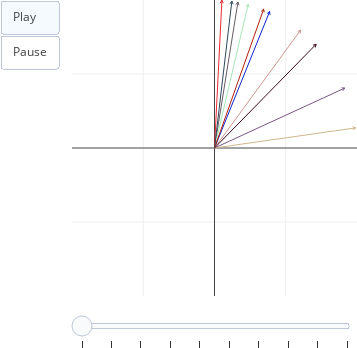

Here is the notebook cell this chart was saved with:
### Markdown cell above
Note que as multiplicações por $A$ fazem o módulo dos vetores aumentar indefinidamente, *mas a direção converge*. Para deixar isso mais claro, vamos normalizar depois de multiplicar.

### Code cell
# normaliza um vetor
def normalize(a):
    return a / np.linalg.norm(a)


# versores positivos e cores aleatórias
pairs = []
colors = []
for i in range(NUM_PAIRS):
    pairs.append(random_pair())
    colors.append(random_color())

frames = []

for i in range(NUM_FRAMES):
    frames.append(ep.frame_vectors(pairs, colors))

    # multiplica cada vetor por A e normaliza
    pairs = [normalize(A.dot(pair)) for pair in pairs]

ep.show_animation(frames, xrange=[-1, 1], yrange=[-1, 1])

### Figure 1 — Plotly figure (JSON) as saved in the notebook; plotly's stock layout.template omitted (floating-point values rounded to 4 significant figures)
{"data": [{"hoverinfo": "none", "line": {"color": "rgb(123, 86, 134)", "width": 1}, "mode": "lines", "x": [0, 0.9143, null, 0.9143, 0.9006, null, 0.9143, 0.8918, null], "y": [0, 0.4049, null, 0.4049, 0.387, null, 0.4049, 0.4068, null]}, {"hoverinfo": "none", "line": {"color": "rgb(100, 92, 100)", "width": 1}, "mode": "lines", "x": [0, 0.1646, null, 0.1646, 0.172, null, 0.1646, 0.1506, null], "y": [0, 0.9864, null, 0.9864, 0.965, null, 0.9864, 0.9685, null]}, {"hoverinfo": "none", "line": {"color": "rgb(14, 39, 210)", "width": 1}, "mode": "lines", "x": [0, 0.3869, null, 0.3869, 0.3892, null, 0.3869, 0.3692, null], "y": [0, 0.9221, null, 0.9221, 0.8996, null, 0.9221, 0.908, null]}, {"hoverinfo": "none", "line": {"color": "rgb(168, 231, 186)", "width": 1}, "mode": "lines", "x": [0, 0.2363, null, 0.2363, 0.2421, null, 0.2363, 0.221, null], "y": [0, 0.9717, null, 0.9717, 0.9498, null, 0.9717, 0.9549, null]}, {"hoverinfo": "none", "line": {"color": "rgb(208, 183, 141)", "width": 1}, "mode": "lines", "x": [0, 0.9907, null, 0.9907, 0.9725, null, 0.9907, 0.9696, null], "y": [0, 0.1359, null, 0.1359, 0.1225, null, 0.1359, 0.144, null]}, {"hoverinfo": "none", "line": {"color": "rgb(206, 150, 144)", "width": 1}, "mode": "lines", "x": [0, 0.6044, null, 0.6044, 0.6011, null, 0.6044, 0.5838, null], "y": [0, 0.7967, null, 0.7967, 0.7743, null, 0.7967, 0.7874, null]}, {"hoverinfo": "none", "line": {"color": "rgb(60, 10, 31)", "width": 1}, "mode": "lines", "x": [0, 0.7133, null, 0.7133, 0.7067, null, 0.7133, 0.6915, null], "y": [0, 0.7009, null, 0.7009, 0.6792, null, 0.7009, 0.6947, null]}, {"hoverinfo": "none", "line": {"color": "rgb(177, 31, 10)", "width": 1}, "mode": "lines", "x": [0, 0.3451, null, 0.3451, 0.3485, null, 0.3451, 0.3281, null], "y": [0, 0.9386, null, 0.9386, 0.9162, null, 0.9386, 0.9237, null]}, {"hoverinfo": "none", "line": {"color": "rgb(234, 41, 51)", "width": 1}, "mode": "lines", "x": [0, 0.05195, null, 0.05195, 0.06176, null, 0.05195, 0.04008, null], "y": [0, 0.9986, null, 0.9986, 0.9782, null, 0.9986, 0.9794, null]}, {"hoverinfo": "none", "line": {"color": "rgb(47, 72, 90)", "width": 1}, "mode": "lines", "x": [0, 0.1219, null, 0.1219, 0.1302, null, 0.1219, 0.1087, null], "y": [0, 0.9925, null, 0.9925, 0.9715, null, 0.9925, 0.9741, null]}], "layout": {"height": 348, "margin": {"b": 0, "l": 0, "r": 0, "t": 0}, "showlegend": false, "sliders": [{"currentvalue": {"visible": false}, "steps": [{"args": [[0], {"frame": {"redraw": false}, "mode": "immediate"}], "label": "", "method": "animate"}, {"args": [[1], {"frame": {"redraw": false}, "mode": "immediate"}], "label": "", "method": "animate"}, {"args": [[2], {"frame": {"redraw": false}, "mode": "immediate"}], "label": "", "method": "animate"}, {"args": [[3], {"frame": {"redraw": false}, "mode": "immediate"}], "label": "", "method": "animate"}, {"args": [[4], {"frame": {"redraw": false}, "mode": "immediate"}], "label": "", "method": "animate"}, {"args": [[5], {"frame": {"redraw": false}, "mode": "immediate"}], "label": "", "method": "animate"}, {"args": [[6], {"frame": {"redraw": false}, "mode": "immediate"}], "label": "", "method": "animate"}, {"args": [[7], {"frame": {"redraw": false}, "mode": "immediate"}], "label": "", "method": "animate"}, {"args": [[8], {"frame": {"redraw": false}, "mode": "immediate"}], "label": "", "method": "animate"}, {"args": [[9], {"frame": {"redraw": false}, "mode": "immediate"}], "label": "", "method": "animate"}]}], "updatemenus": [{"buttons": [{"args": [null, {"frame": {"redraw": false}, "fromcurrent": true}], "label": "Play", "method": "animate"}, {"args": [[null], {"frame": {"redraw": false}, "mode": "immediate"}], "label": "Pause", "method": "animate"}], "showactive": true, "type": "buttons"}], "width": 357.6, "xaxis": {"range": [-1, 1], "showticklabels": false}, "yaxis": {"range": [-1, 1], "showticklabels": false}}}
